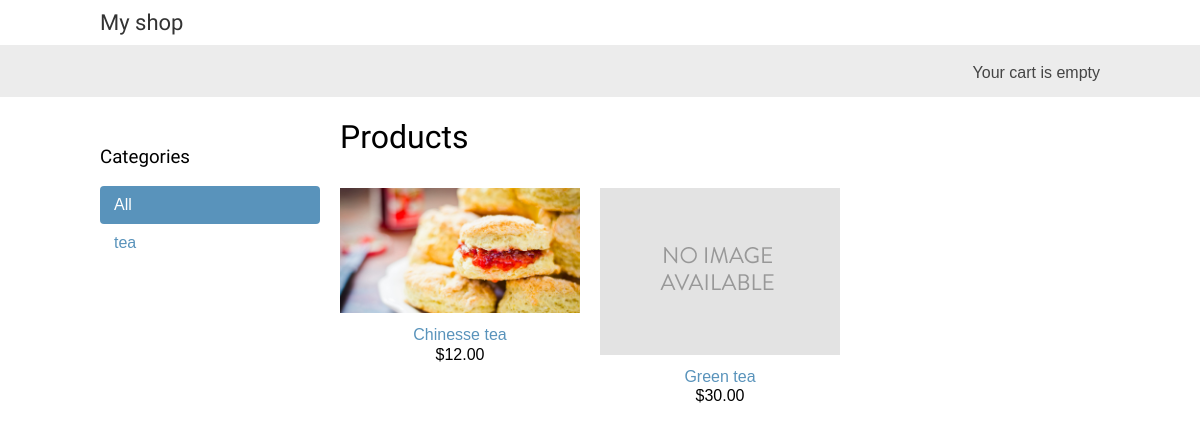
The page / on the database its author committed.
### shop/models.py (models this page shows, shortened)
class Category(models.Model):
    name = models.CharField(max_length=200)
    slug = models.SlugField(max_length=200,unique=True)
    class Meta:
        ordering = ['name']
        indexes = [
            models.Index(fields=['name']),
        ]
        verbose_name = 'category'
        verbose_name_plural = 'categories'
    def get_absolute_url(self):
        return reverse('shop:product_list_by_category',args=[self.slug])

class Product(models.Model):
    category = models.ForeignKey(Category,related_name='products',on_delete=models.CASCADE)
    name = models.CharField(max_length=200)
    slug = models.SlugField(max_length=200)
    image = models.ImageField(upload_to='products/%Y/%m/%d',blank=True)
    description = models.TextField(blank=True)
    price = models.DecimalField(max_digits=10,decimal_places=2)
    available = models.BooleanField(default=True)
    created = models.DateTimeField(auto_now_add=True)
    updated = models.DateTimeField(auto_now=True)
    class Meta:
        ordering = ['name']
        indexes = [
            models.Index(fields=['id','slug']),
            models.Index(fields=['name']),
            models.Index(fields=['-created']),
        ]
    def get_absolute_url(self):
        return reverse('shop:product_detail',args=[self.id,self.slug])

### shop/views.py (the view)
# urls.py: path('',views.product_list,name='product_list'),
def product_list(request,category_slug=None):
    category = None
    categories = Category.objects.all()
    products = Product.objects.filter(available=True)
    if category_slug:
        category = get_object_or_404(Category,slug=category_slug)
        products = products.filter(category=category)
    return render(request,'shop/product/list.html',{
        'category':category,
        'categories':categories,
        'products':products})

### shop/templates/shop/product/list.html (shortened to what this page needs)
{% extends 'shop/base.html' %}
{% load static %}
{% block content %}
<div id="sidebar">
    <h3>Categories</h3>
    <ul>
        <li {% if not category %}class="selected"{% endif %}>
            <a href="{% url 'shop:product_list' %}">All</a>
        </li>
        {% for c in categories %}
        <li {% if category.slug == c.slug %}class="selected"{% endif %}>
            <a href="{{ c.get_absolute_url }}">{{ c.name }}</a>
        </li>
        {% endfor %}
    </ul>
</div>
<div id="main" class="product-list">
    <h1>{% if category %}{{ category.name }}{% else %}Products {% endif %}</h1>
    {% for product in products %}
    <div class="item">
        <a href="{{ product.get_absolute_url }}">
            <img src="{% if product.image %}{{product.image.url}}{% else %}{% static 'img/no_image.png' %}{% endif %}">
        </a>
        <a href="{{ product.get_absolute_url }}">{{ product.name }}</a>
        <br>
        ${{ product.price }}
    </div>
    {% endfor %}
</div>
{% endblock %}

### shop/static/css/base.css (style rules this page uses)
body { margin:0; padding:0; font-family:helvetica, sans-serif; }
h1, h2, h3, h4, h5 , h6 { font-family: 'Ubuntu', sans-serif; font-weight:normal; }
a { text-decoration:none; color:#5993bb; }
#sidebar { width:220px; padding:30px 20px 0 0; float:left; }
#sidebar ul { margin:0; padding:0; }
#sidebar ul li { margin:0; list-style:none; padding:10px 14px; }
#sidebar ul li a { display:block; }
#sidebar ul li.selected { background:#5993bb; border-radius:4px; }
#sidebar ul li.selected a { color:#fff; }
#main { float:left; width: 96%; margin-right:-220px; overflow:hidden; }
.product-list .item { width:25%; padding:10px 20px 10px 0; float:left; text-align:center; line-height:1.2; }
.product-list .item img { width:100%; margin-bottom:8px; }

### rows shown on the page
Category: name "tea"
Product: image (picture), name "Chinesse tea", price "12.00"
Product: name "Green tea", price "30.00"
